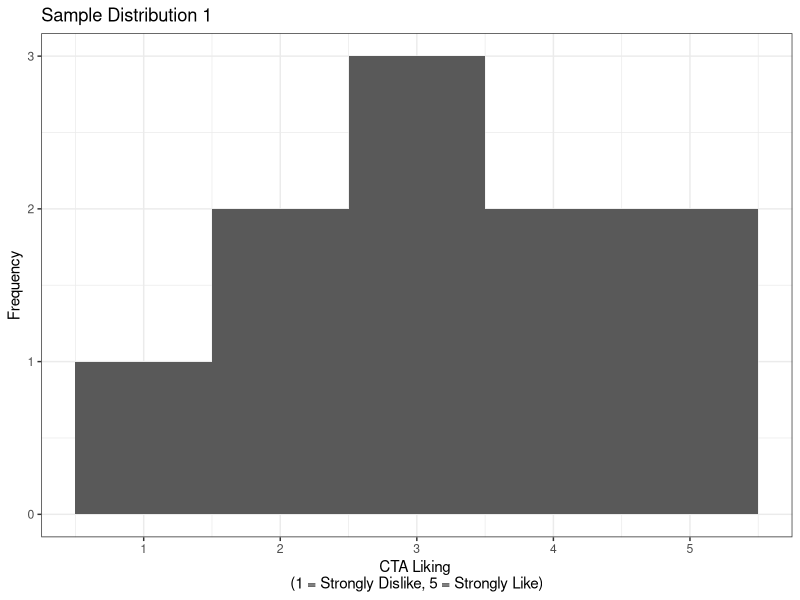
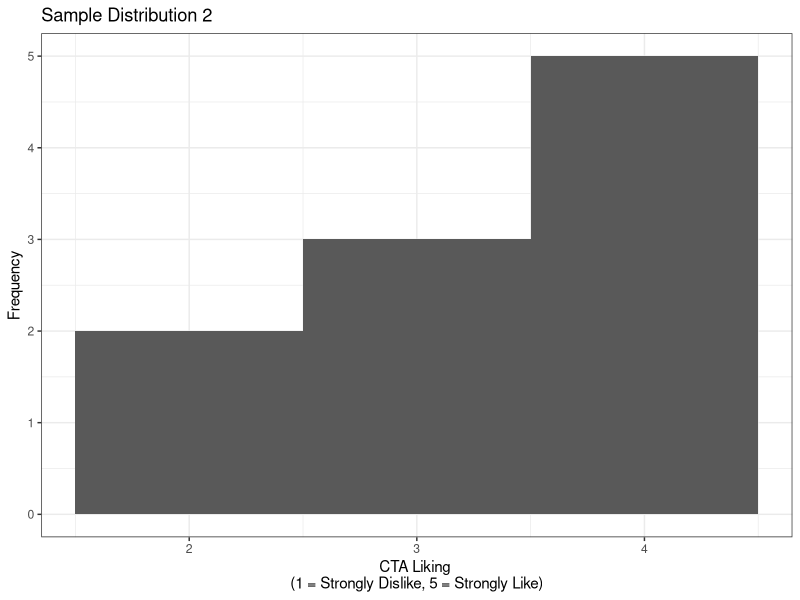
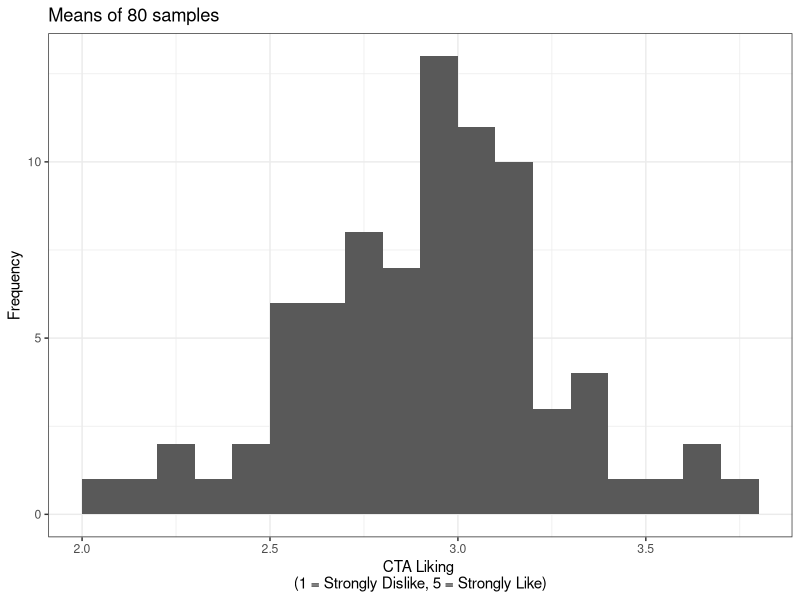
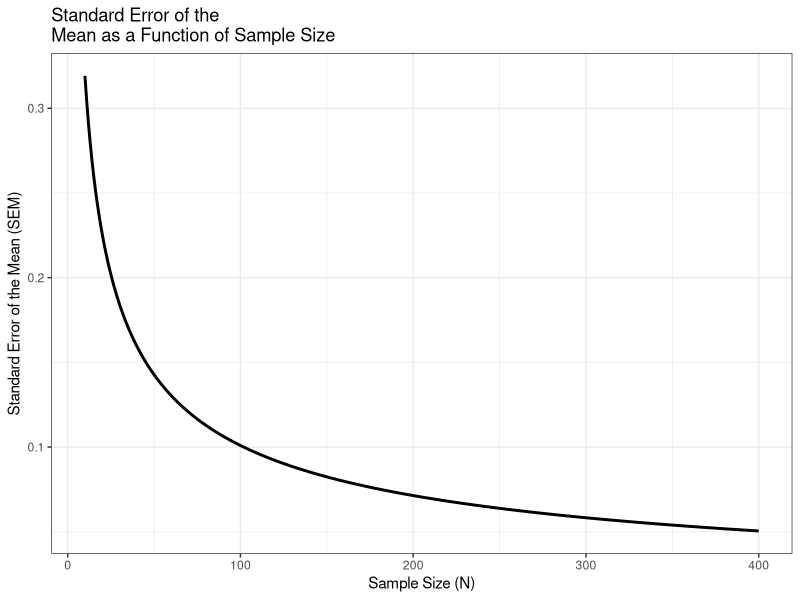
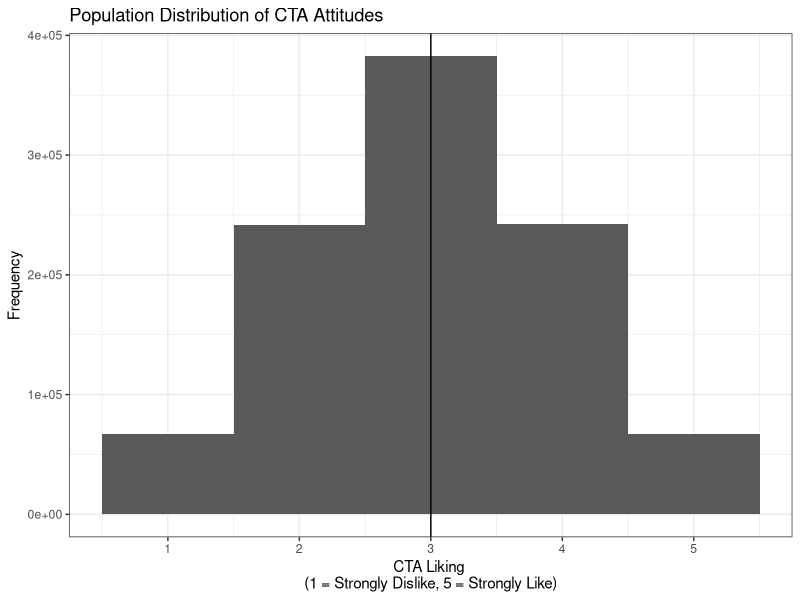
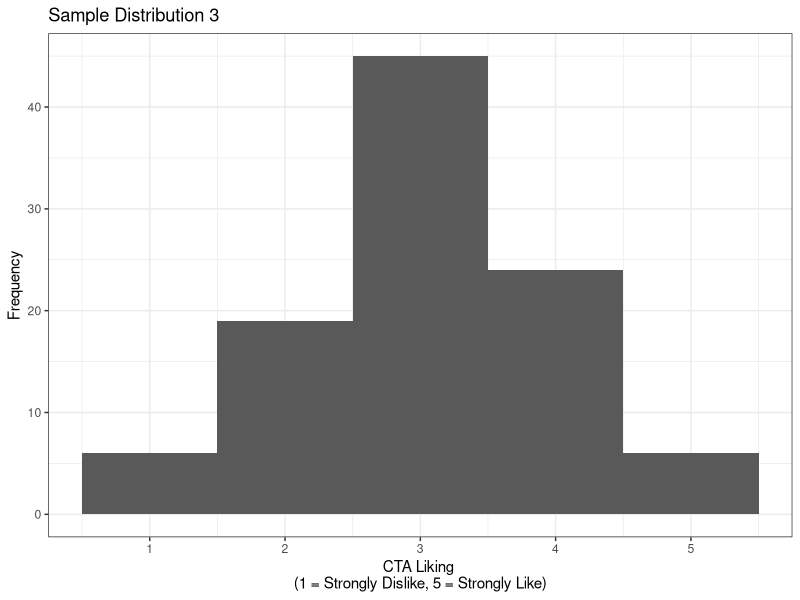
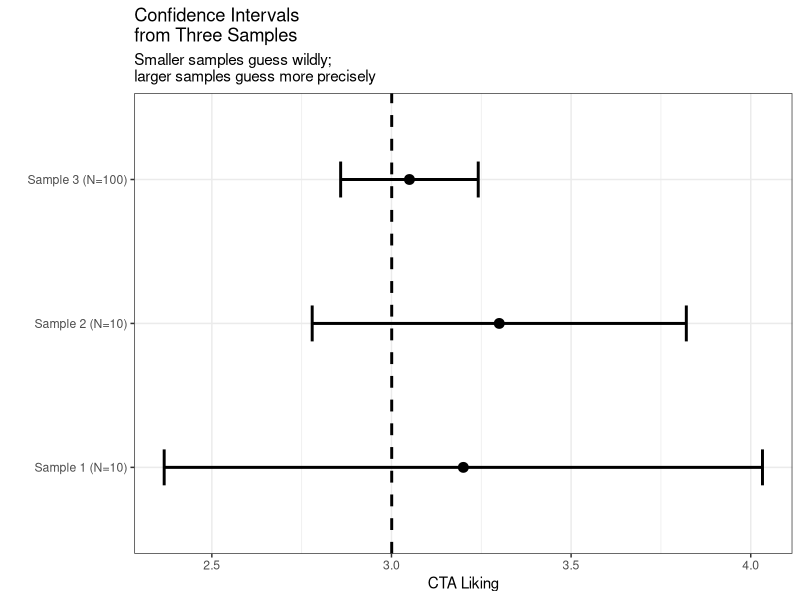

Write R code to recreate these figures, in order.
## ---- chunk 1
knitr::opts_chunk$set(
  echo = FALSE,
  message = FALSE,
  warning = FALSE,
  fig.align = "center",
  fig.width = 4.5,
  fig.height = 3.5
)
library(tidyverse)
## ---- chunk 2
#| echo: true
set.seed(42)

Npop <- 1e6

CTA.Population <- rnorm(Npop, mean = 3, sd = 1)
# Round to Likert categories and clamp to [1,5]
CTA.Population <- round(CTA.Population)
CTA.Population[CTA.Population < 1] <- 1
CTA.Population[CTA.Population > 5] <- 5
## ---- chunk 3
#| echo: true
set.seed(1)          # makes the "random" draw repeatable, so you get my numbers
SampleSize <- 10

# sample() reaches into the population and pulls out 10 riders at random.
# replace = FALSE means we cannot survey the same person twice.
sample.1 <- sample(CTA.Population, SampleSize, replace = FALSE)

M.1  <- mean(sample.1)   # this sample's mean
SD.1 <- sd(sample.1)     # this sample's standard deviation
## ---- chunk 4
#| fig-cap: "Ten riders, one afternoon. This is the entire evidence base for our first estimate."
#| fig-alt: "Histogram of ten CTA liking ratings on a 1 to 5 scale, with a small number of responses in most categories and a visibly lumpy, uneven shape."
tibble(CTA.1 = sample.1) |>
  ggplot(aes(x = CTA.1)) +
  geom_histogram(binwidth = 1, boundary = 0.5) +
  labs(
    title = "Sample Distribution 1",
    x = "CTA Liking \n(1 = Strongly Dislike, 5 = Strongly Like)",
    y = "Frequency"
  ) + theme_bw()
## ---- chunk 5
#| echo: true
set.seed(26)         # a different seed, so a different 10 riders
SampleSize <- 10
sample.2 <- sample(CTA.Population, SampleSize, replace = FALSE)

M.2  <- mean(sample.2)
SD.2 <- sd(sample.2)
## ---- chunk 6
#| fig-cap: "Ten different riders, a different afternoon, a different answer."
#| fig-alt: "Histogram of a second set of ten CTA liking ratings on a 1 to 5 scale, with most responses clustered in the middle categories and a different shape from the first sample."
tibble(CTA.2 = sample.2) |>
  ggplot(aes(x = CTA.2)) +
  geom_histogram(binwidth = 1, boundary = 0.5) +
  labs(
    title = "Sample Distribution 2",
    x = "CTA Liking \n(1 = Strongly Dislike, 5 = Strongly Like)",
    y = "Frequency"
  ) + theme_bw()
## ---- chunk 7
#| echo: true
set.seed(616)
NumberofSamples <- 80
SampleSize <- 10

# replicate() runs the same line over and over. Here it runs the sampling
# 80 times, once per undergraduate, and stacks the results into a table
# with one column per sample.
Sample.Results <- replicate(NumberofSamples,
                            sample(CTA.Population,
                                   size = SampleSize,
                                   replace = FALSE))

# apply() runs a function down each row (1) or each column (2) of that table.
# We want the mean of each sample, and samples are columns, so we use 2.
Sample.Means <- apply(Sample.Results, 2, mean)
## ---- chunk 8
#| fig-cap: "Eighty samples, eighty means. No single one of them is the truth; together they show how far off any one of them can be."
#| fig-alt: "Histogram of 80 sample means, each from a sample of ten riders. The means form a roughly normal-shaped pile centered near 3, spanning from about 2.2 to about 3.8."
tibble(CTA.means = Sample.Means) |>
  ggplot(aes(x = CTA.means)) +
  geom_histogram(binwidth = .1, boundary = 0.5) +
  labs(
    title = "Means of 80 samples",
    x = "CTA Liking \n(1 = Strongly Dislike, 5 = Strongly Like)",
    y = "Frequency"
  ) + theme_bw()
## ---- chunk 9
#| echo: true
# Note what these are running on: Sample.Means, the 80 means themselves.
M.S  <- mean(Sample.Means)   # the grand mean, a mean OF means
SD.S <- sd(Sample.Means)     # the standard error, an SD OF means
## ---- chunk 10
#| echo: true
#| fig-cap: "The standard error as a function of sample size. The expensive part of the curve is on the left."
#| fig-alt: "A curve showing the standard error of the mean falling steeply from about 0.32 at a sample size of 10 to about 0.10 at a sample size of 100, then flattening out to about 0.05 by a sample size of 400."

# Population SD
pop_sd <- sd(CTA.Population)

# Sample sizes
N_vals <- 10:400

# Compute SEM for each N
sem_df <- tibble(
  N = N_vals,
  SEM = pop_sd / sqrt(N)
)

# Plot
ggplot(sem_df, aes(x = N, y = SEM)) +
  geom_line(linewidth = 1) +
  labs(
    title = "Standard Error of the \nMean as a Function of Sample Size",
    x = "Sample Size (N)",
    y = "Standard Error of the Mean (SEM)"
  ) +
  theme_bw()
## ---- chunk 11
#| fig-cap: "The truth, briefly visible. All one million riders, with the population mean marked."
#| fig-alt: "Histogram of one million CTA liking ratings on a 1 to 5 scale, roughly symmetric and peaking at 3, with a vertical line at 3 marking the true population mean."
tibble(CTA = CTA.Population) |>
  ggplot(aes(x = CTA)) +
  geom_histogram(binwidth = 1, boundary = 0.5) +
  geom_vline(xintercept = 3) +
  labs(
    title = "Population Distribution of CTA Attitudes",
    x = "CTA Liking \n(1 = Strongly Dislike, 5 = Strongly Like)",
    y = "Frequency"
  ) + theme_bw()
## ---- chunk 12
M1<-mean(sample.1)
SD1<-sd(sample.1) 
SEM1<-sd(sample.1) / sqrt(10)
M2<-mean(sample.2)
SD2<-sd(sample.2)
SEM2<-sd(sample.2) / sqrt(10)
## ---- chunk 13
#| echo: true
set.seed(26)
SampleSize <- 100
sample.3 <- sample(CTA.Population, SampleSize, replace = FALSE)

M3 <- mean(sample.3)
SD3 <- sd(sample.3)
SEM3 <- SD3 / sqrt(SampleSize)
## ---- chunk 14
#| fig-cap: "One hundred riders. Same population, same question, a much smoother picture."
#| fig-alt: "Histogram of one hundred CTA liking ratings on a 1 to 5 scale, peaking at 3 and falling away on both sides, noticeably smoother than the ten-person samples."
tibble(CTA.3 = sample.3) |>
  ggplot(aes(x = CTA.3)) +
  geom_histogram(binwidth = 1, boundary = 0.5) +
  labs(
    title = "Sample Distribution 3",
    x = "CTA Liking \n(1 = Strongly Dislike, 5 = Strongly Like)",
    y = "Frequency"
  ) + theme_bw()
## ---- chunk 15
#| fig-cap: "Three guesses at the same number. The dashed line is the truth, which we are not normally allowed to see."
#| fig-alt: "A horizontal interval plot with three rows. Sample 1 with ten people and Sample 2 with ten people both have wide intervals; Sample 3 with one hundred people has a much narrower interval. A vertical dashed line marking the true population mean of 3 passes through all three intervals."
# Create CI summary table
ci_df <- tibble(
  Sample = factor(c("Sample 1 (N=10)", "Sample 2 (N=10)", "Sample 3 (N=100)"),
                  levels = c("Sample 1 (N=10)", "Sample 2 (N=10)", "Sample 3 (N=100)")),
  Mean = c(M1, M2, M3),
  Lower = c(M1 - 2*SEM1, M2 - 2*SEM2, M3 - 2*SEM3),
  Upper = c(M1 + 2*SEM1, M2 + 2*SEM2, M3 + 2*SEM3)
)

true_mu <- mean(CTA.Population)

# Plot
ggplot(ci_df, aes(y = Sample, x = Mean)) +
  geom_errorbar(aes(xmin = Lower, xmax = Upper),
                orientation = "y", width = 0.25, linewidth = 1) +
  geom_point(size = 3) +
  geom_vline(xintercept = true_mu, linetype = "dashed", linewidth = 1) +
  labs(
    title = "Confidence Intervals \nfrom Three Samples",
    subtitle = "Smaller samples guess wildly; \nlarger samples guess more precisely",
    x = "CTA Liking",
    y = ""
  ) +
  theme_bw()
